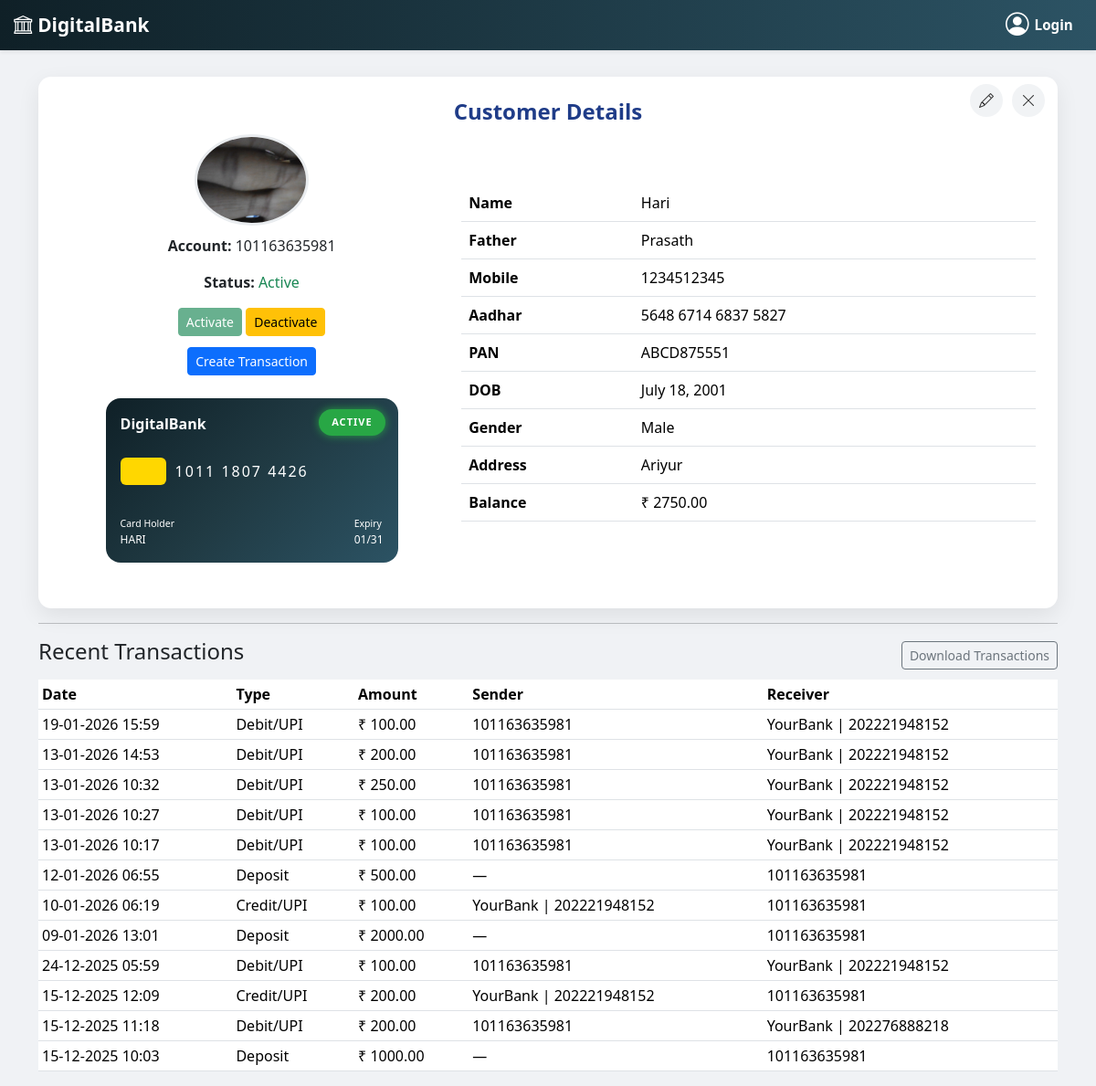
Page /digitalbank/db/staff/customer/2/ on the committed database.
### DigitalBank/models.py (models this page shows, shortened)
class Customer(models.Model):
    ACCOUNT_TYPE_CHOICES = [
        ('SAVINGS', 'Savings'),
        ('CURRENT', 'Current'),
    ]
    GENDER_CHOICES = (
        ('Male', 'Male'),
        ('Female', 'Female'),
        ('Other', 'Other'),
    )
    customer_id = models.AutoField(primary_key=True)
    bank = models.ForeignKey(Bank, on_delete=models.SET_NULL, null=True, blank=True)
    aadhar = models.ForeignKey(Aadhar, on_delete=models.PROTECT, related_name='digitalbank_aadhar_customers')
    pan = models.ForeignKey(Pan, on_delete=models.PROTECT, related_name='digitalbank_pan_customers', null=True, blank=True)
    name = models.CharField(max_length=200)
    father_name = models.CharField(max_length=200, blank=True)
    mobile = models.CharField(max_length=10)   # not unique across banks
    dob = models.DateField()
    gender = models.CharField(max_length=10, choices=GENDER_CHOICES)
    address = models.TextField(max_length=300, blank=True)
    account_no = models.CharField(max_length=12, unique=True, editable=False)
    account_type = models.CharField(max_length=20, choices=ACCOUNT_TYPE_CHOICES)
    balance = models.DecimalField(max_digits=12, decimal_places=2, default=0)
    password = models.CharField(max_length=128, blank=True)
    transaction_pin = models.CharField(max_length=128, null=True, blank=True)
    photo = models.ImageField(upload_to='digitalbank_photos/', blank=True, null=True)
    is_active = models.BooleanField(default=True)
    created_at = models.DateTimeField(auto_now_add=True)

class Bank(models.Model):
    name = models.CharField(max_length=200)
    ifsc = models.CharField(max_length=20, unique=True)
    branch = models.CharField(max_length=200)
    address = models.CharField(max_length=200)
    state = models.CharField(max_length=100)
    balance = models.DecimalField(max_digits=15, decimal_places=2, default=0)
    bank_prefix = models.CharField(max_length=4, default='1011')  # first 4 digits for account number

class ATMCard(models.Model):
    customer = models.OneToOneField("Customer", on_delete=models.CASCADE, related_name="atmcard")
    card_no = models.CharField(max_length=16, unique=True)
    expiry_date = models.DateField()
    cvv = models.CharField(max_length=3)
    pin = models.CharField(max_length=4, blank=True, null=True)   # 🔐 hashed
    is_active = models.BooleanField(default=True)
    otp_attempts = models.IntegerField(default=0)
    created_at = models.DateTimeField(auto_now_add=True)
    def is_expired(self):
        return self.expiry_date < timezone.now().date()
    def can_renew(self):
        return self.is_expired() or not self.is_active   # ✔ expired OR blocked

class Transaction(models.Model):
    TRANSACTION_TYPE = [
        ('DEPOSIT', 'Deposit'),
        ('WITHDRAW', 'Withdraw'),
        ('TRANSFER', 'Transfer'),
        ('CREDIT', 'Credit'),  # receiver via UPI / interbank credit
        ('DEBIT', 'Debit'),    # sender via UPI / interbank debit
    ]
    customer = models.ForeignKey(Customer, on_delete=models.CASCADE, related_name="transactions")
    transaction_type = models.CharField(max_length=10, choices=TRANSACTION_TYPE)
    amount = models.DecimalField(max_digits=12, decimal_places=2, default=0.00)
    balance_before = models.DecimalField(max_digits=12, decimal_places=2, default=0)
    balance_after = models.DecimalField(max_digits=12, decimal_places=2)
    sender_account = models.CharField(max_length=30, null=True, blank=True)
    receiver_account = models.CharField(max_length=30, null=True, blank=True)
    sender_bank = models.CharField(max_length=50, null=True, blank=True)
    receiver_bank = models.CharField(max_length=50, null=True, blank=True)  # New field for cross-bank transfers
    sender_mobile = models.CharField(max_length=10, blank=True, default='')
    receiver_mobile = models.CharField(max_length=10, blank=True, default='')
    note = models.CharField(max_length=255, blank=True)
    date = models.DateTimeField(default=timezone.now)

### Aadhar_App/models.py (models this page shows, shortened)
class Aadhar(models.Model):
    name = models.CharField(max_length=100)
    father_name = models.CharField(max_length=100)
    gender = models.CharField(max_length=10, choices=GENDER_CHOICES)
    dob = models.DateField()
    address = models.TextField()
    mobile = models.CharField(max_length=10)
    aadhar_no = models.CharField(max_length=19, unique=True)  # 4-4-4-4 format
    photo = models.ImageField(upload_to='aadhar_photo_path')
    created_at = models.DateTimeField(auto_now_add=True)

### Pan_App/models.py (models this page shows, shortened)
class Pan(models.Model):
    GENDER_CHOICES = (
    ('Male', 'Male'),
    ('Female', 'Female'),
    ('Other', 'Other'),
)
    aadhar = models.OneToOneField(Aadhar, on_delete=models.CASCADE, related_name='pan')
    pan_no = models.CharField(max_length=10, unique=True)
    name = models.CharField(max_length=100)
    father_name = models.CharField(max_length=100)
    dob = models.DateField()
    gender = models.CharField(max_length=10, choices=GENDER_CHOICES)
    mobile = models.CharField(max_length=10)
    address = models.TextField()
    photo = models.ImageField(upload_to=pan_photo_path, blank=True, null=True)
    created_at = models.DateTimeField(auto_now_add=True)

### DigitalBank/views.py (the view)
# urls.py: path('db/staff/customer/<int:pk>/', views.customer_detail, name='customer_detail'),
def customer_detail(request, pk):
    bank = Bank.objects.get(name="DigitalBank")
    cust = get_object_or_404(Customer, pk=pk, bank=bank)
    transactions = cust.transactions.all().order_by('-date')
    for txn in transactions:
        txn.display_type = get_display_type(txn)
    form = TransactionForm()
    atm = None
    show_renew = False
    if hasattr(cust, "atmcard"):
        atm = cust.atmcard
        if atm.can_renew():   # expired OR blocked
            show_renew = True
    return render(request, 'digitalbank/customer_detail.html', {
        'customer': cust,
        'transactions': transactions,
        'form': form,
        'atm': atm,
        'show_renew': show_renew
    })

### DigitalBank/views.py (called while the page is built)
def get_display_type(txn):
    if txn.transaction_type == "CREDIT":
        return "Credit/UPI"
    elif txn.transaction_type == "DEBIT":
        return "Debit/UPI"
    return txn.get_transaction_type_display()

### DigitalBank/templates/digitalbank/customer_detail.html (shortened to what this page needs)
{% extends 'digitalbank/index.html' %}
{% load static %}
{% block content %}
<div class="container">
  <div class="customer-card">
    <div class="action-icons">
      <a href="{% url 'digitalbank:customer_edit' customer.pk 'DigitalBank' %}" title="Edit" class="edit"><i class="bi bi-pencil"></i></a>
      <a href="{% url 'digitalbank:staff_dashboard' %}" title="Close" class="close"><i class="bi bi-x-lg"></i></a>
    </div>
    <h4 class="a-title">Customer Details</h4>
    <div class="customer-layout">
      <div class="customer-left">
        <div class="customer-left-inner">
          {% if customer.photo %}
            <img src="{{ customer.photo.url }}" class="profile-img">
          {% endif %}
          <p><strong>Account:</strong> {{ customer.account_no }}</p>
          <p>
            <strong>Status:</strong>
            {% if customer.is_active %}<span class="text-success">Active</span>{% else %}<span class="text-danger">Deactivated</span>{% endif %}
          </p>
          <div class="mb-1">
            <form method="post" action="{% url 'digitalbank:customer_toggle_active' customer.pk %}" style="display:inline;">
              <button class="btn btn-success btn-sm" {% if customer.is_active %}disabled{% endif %}>Activate</button>
            </form>
            <form method="post" action="{% url 'digitalbank:customer_toggle_active' customer.pk %}" style="display:inline;">
              <button class="btn btn-warning btn-sm" {% if not customer.is_active %}disabled{% endif %}>Deactivate</button>
            </form>
          </div>
          <p class="mt-2">
            <a href="{% url 'digitalbank:create_transaction' customer.pk %}" class="btn btn-primary btn-sm">Create Transaction</a>
          </p>
{% if customer.atmcard %}
<div class="atm-wrapper mt-2">
<div class="atm-card
     {% if customer.is_active and not customer.atmcard.is_active %}blocked{% endif %}"
     id="atmCard"
     {% if customer.is_active and customer.atmcard.is_active %}onclick="flipCard()"{% endif %}>
{% if not customer.is_active %}
    <span class="atm-status-badge atm-blocked">ACCOUNT OFF</span>
{% elif customer.atmcard.is_expired %}
    <a href="{% url 'digitalbank:atm_process' customer.pk 'renew' %}"
       class="atm-status-badge atm-renew">RENEW</a>
{% elif not customer.atmcard.is_active %}
    <a href="{% url 'digitalbank:enable_atm' customer.pk %}"
       class="atm-status-badge atm-blocked">BLOCKED</a>
    <a href="{% url 'digitalbank:atm_process' customer.pk 'renew' %}"
       class="atm-status-badge atm-renew">RENEW</a>
{% else %}
    <a href="{% url 'digitalbank:block_atm' customer.pk %}"
       class="atm-status-badge atm-active">ACTIVE</a>
{% endif %}
<div class="atm-front">
<div class="bank-name">{{ customer.bank.name }}</div>
<div class="front-chip-number">
  <div class="card-chip"></div>
  <div class="card-number">
    {{ customer.atmcard.card_no|slice:":4" }}
    {{ customer.atmcard.card_no|slice:"4:8" }}
    {{ customer.atmcard.card_no|slice:"8:12" }}
  </div>
</div>
<div class="card-footer">
  <div>
    <small>Card Holder</small><br>
    {{ customer.name|upper }}
  </div>
  <div>
    <small>Expiry</small><br>
    {{ customer.atmcard.expiry_date|date:"m/y" }}
  </div>
</div>
</div>
<div class="atm-back">
  <div class="strip"></div>
  <div class="cvv-box">{{ customer.atmcard.cvv }}</div>
  <div class="cvv-label">CVV</div>
</div>
</div>
</div>
{% else %}
<p class="mt-2 text-center">
  <a href="{% url 'digitalbank:atm_process' customer.pk 'create' %}"
     class="btn btn-success btn-sm">Create ATM Card</a>
</p>
{% endif %}
        </div>
      </div>
      <div class="customer-right">
        <table class="table">
          <tr><th>Name</th><td>{{ customer.name }}</td></tr>
          <tr><th>Father</th><td>{{ customer.father_name }}</td></tr>
          <tr><th>Mobile</th><td>{{ customer.mobile }}</td></tr>
          <tr><th>Aadhar</th><td>{{ customer.aadhar.aadhar_no }}</td></tr>
          <tr><th>PAN</th><td>{{ customer.pan.pan_no|default:"—" }}</td></tr>
          <tr><th>DOB</th><td>{{ customer.dob }}</td></tr>
          <tr><th>Gender</th><td>{{ customer.gender }}</td></tr>
          <tr><th>Address</th><td>{{ customer.address }}</td></tr>
          <tr><th>Balance</th><td>₹ {{ customer.balance }}</td></tr>
        </table>
      </div>
    </div>
  </div>
  <hr>
  <div class="d-flex justify-content-between align-items-center mb-2">
    <h4>Recent Transactions</h4>
    <a href="{% url 'digitalbank:download_transactions_pdf' customer.customer_id %}" class="btn btn-outline-secondary btn-sm">Download Transactions</a>
  </div>
  {% if transactions %}
  <table class="table table-sm">
    <thead>
      <tr><th>Date</th><th>Type</th><th>Amount</th><th>Sender</th><th>Receiver</th></tr>
    </thead>
    <tbody>
      {% for t in transactions %}
      <tr>
        <td>{{ t.date|date:"d-m-Y H:i" }}</td>
        <td>{{ t.display_type }}</td>
        <td>₹ {{ t.amount }}</td>
        <td>
  {% if t.sender_account %}
    {% if customer.account_no == t.sender_account %}
      {{ t.sender_account }}
    {% else %}
      {{ t.sender_bank }} | {{ t.sender_account }}
    {% endif %}
  {% else %}
    —
  {% endif %}
</td>
<td>
  {% if t.receiver_account %}
    {% if customer.account_no == t.receiver_account %}
      {{ t.receiver_account }}
    {% else %}
      {% if t.receiver_bank %}{{ t.receiver_bank }} | {% endif %}{{ t.receiver_account }}
    {% endif %}
  {% else %}
    —
  {% endif %}
</td>
      </tr>
      {% endfor %}
    </tbody>
  </table>
  {% else %}
    <p>No transactions yet.</p>
  {% endif %}
</div>
{% endblock content %}

### DigitalBank/templates/digitalbank/customer_detail.html (style rules this page uses)
.container { margin-top:7%; }
.customer-card { background:#fff; border-radius:14px; padding:24px; box-shadow:0 8px 24px rgba(0,0,0,.08); position:relative; }
.a-title { text-align:center; color:#1f3c88; font-weight:600; margin-bottom:10px; }
.action-icons { position:absolute; top:8px; right:14px; display:flex; gap:10px; }
.action-icons a { width:36px; height:36px; border-radius:50%; background:#f1f3f5; display:flex; align-items:center; justify-content:center; color:#333; text-decoration:none; }
.profile-img { width:125px; height:125px; border-radius:50%; object-fit:cover; border:3px solid #e9ecef; margin-bottom:10px; }
.customer-layout { display:flex; gap:20px; flex-wrap:wrap; align-items:stretch; }
.customer-left { flex:1; min-width:260px; display:flex; flex-direction:column; align-items:center; }
.customer-left-inner { display:flex; flex-direction:column; align-items:center; justify-content:space-between; height:95%; }
.customer-right { flex:1.5; min-width:300px; display:flex; flex-direction:column; justify-content:center; }
.customer-right table { width:100%; }
.customer-right th { width:30%; text-align:left; }
.customer-right td { text-align:left; }
.atm-wrapper { perspective:1000px; margin-top:15px; width:100%; }
.atm-card { width:320px; height:180px; border-radius:16px; position:relative; transform-style:preserve-3d; transition:.8s; cursor:pointer; margin:1px; }
.atm-front, .atm-back { position:absolute; width:100%; height:100%; backface-visibility:hidden; border-radius:16px; color:white; padding:16px; font-family:'Segoe UI'; box-sizing:border-box; }
.atm-front { background:linear-gradient(135deg,#0f2027,#203a43,#2c5364); display:flex; flex-direction:column; justify-content:space-between; }
.bank-name { font-size:16px; font-weight:bold; margin-bottom:12px; }
.front-chip-number { display:flex; align-items:center; gap:10px; margin-bottom:20px; }
.card-chip { width:50px; height:30px; background:gold; border-radius:6px; }
.card-number { font-size:16px; letter-spacing:2px; flex:1; }
.card-footer { display:flex; justify-content:space-between; font-size:12px; }
.atm-back { background:#111; transform:rotateY(180deg); display:flex; flex-direction:column; justify-content:flex-start; }
.strip { background:black; height:30px; margin-top:30px; border-radius:4px; }
.cvv-box { background:white; color:black; padding:6px; width:80px; margin-top:25px; text-align:right; font-weight:bold; align-self:flex-end; }
.cvv-label { font-size:12px; margin-top:5px; align-self:flex-end; }
.atm-status-badge { position:absolute; top:12px; right:14px; padding:6px 14px; border-radius:20px; font-size:11px; font-weight:700; letter-spacing:1px; cursor:pointer; z-index:20; text-decoration:none; }
.atm-active { background:#28a745; color:white; box-shadow:0 0 10px rgba(40,167,69,.9); }

### rows in the picture
Customer: photo (picture), account_no "101163635981", bank.name "DigitalBank", atmcard.card_no "1011", atmcard.card_no "1807", atmcard.card_no "4426", name "HARI", atmcard.expiry_date "01/31", name "Hari", father_name "Prasath", mobile "1234512345", aadhar.aadhar_no "5648 6714 6837 5827", pan.pan_no "ABCD875551", dob "July 18, 2001", gender "Male", address "Ariyur", balance "2750.00"
Transaction: date "19-01-2026 15:59", display_type "Debit/UPI", amount "100.00", sender_account "101163635981", receiver_bank "YourBank", receiver_account "202221948152"
Transaction: date "13-01-2026 14:53", display_type "Debit/UPI", amount "200.00", sender_account "101163635981", receiver_bank "YourBank", receiver_account "202221948152"
Transaction: date "13-01-2026 10:32", display_type "Debit/UPI", amount "250.00", sender_account "101163635981", receiver_bank "YourBank", receiver_account "202221948152"
Transaction: date "13-01-2026 10:27", display_type "Debit/UPI", amount "100.00", sender_account "101163635981", receiver_bank "YourBank", receiver_account "202221948152"
Transaction: date "13-01-2026 10:17", display_type "Debit/UPI", amount "100.00", sender_account "101163635981", receiver_bank "YourBank", receiver_account "202221948152"
Transaction: date "12-01-2026 06:55", display_type "Deposit", amount "500.00", receiver_account "101163635981"
Transaction: date "10-01-2026 06:19", display_type "Credit/UPI", amount "100.00", sender_bank "YourBank", sender_account "202221948152", receiver_account "101163635981"
Transaction: date "09-01-2026 13:01", display_type "Deposit", amount "2000.00", receiver_account "101163635981"
Transaction: date "24-12-2025 05:59", display_type "Debit/UPI", amount "100.00", sender_account "101163635981", receiver_bank "YourBank", receiver_account "202221948152"
Transaction: date "15-12-2025 12:09", display_type "Credit/UPI", amount "200.00", sender_bank "YourBank", sender_account "202221948152", receiver_account "101163635981"
Transaction: date "15-12-2025 11:18", display_type "Debit/UPI", amount "200.00", sender_account "101163635981", receiver_bank "YourBank", receiver_account "202276888218"
Transaction: date "15-12-2025 10:03", display_type "Deposit", amount "1000.00", receiver_account "101163635981"
